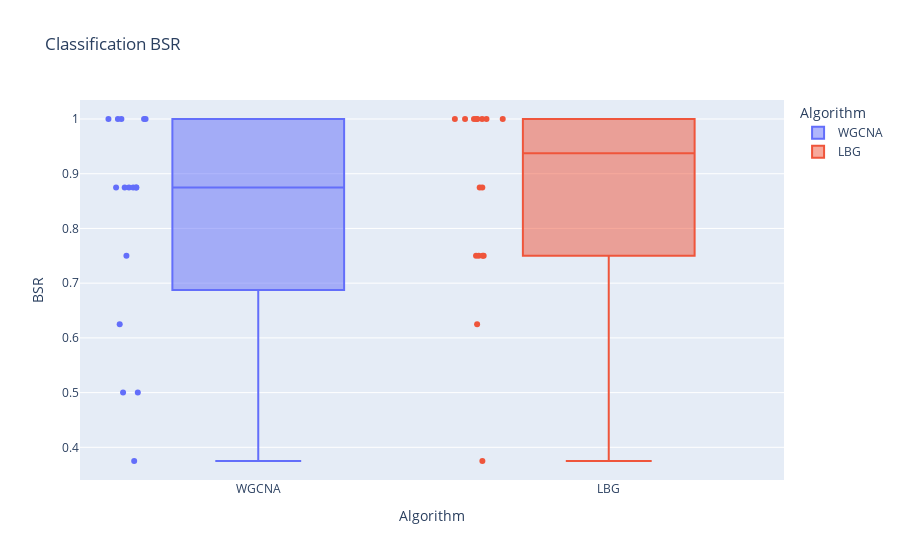

The cell this chart's notebook holds for it:
### Code cell
px.box(svm_results, x = 'Algorithm', y = 'BSR', color = 'Algorithm', points= 'all', title = 'Classification BSR')

### Figure 1 — Plotly figure (JSON) as saved in the notebook; plotly's stock layout.template omitted (floating-point values rounded to 4 significant figures)
{"data": [{"alignmentgroup": "True", "boxpoints": "all", "hovertemplate": "Algorithm=%{x}<br>BSR=%{y}<extra></extra>", "legendgroup": "WGCNA", "marker": {"color": "#636efa"}, "name": "WGCNA", "notched": false, "offsetgroup": "WGCNA", "orientation": "v", "showlegend": true, "type": "box", "x": ["WGCNA", "WGCNA", "WGCNA", "WGCNA", "WGCNA", "WGCNA", "WGCNA", "WGCNA", "WGCNA", "WGCNA", "WGCNA", "WGCNA", "WGCNA", "WGCNA", "WGCNA", "WGCNA"], "x0": " ", "xaxis": "x", "y": [1, 0.5, 1, 1, 1, 0.875, 1, 0.5, 0.875, 0.875, 0.375, 0.625, 0.875, 0.75, 0.875, 0.875], "y0": " ", "yaxis": "y"}, {"alignmentgroup": "True", "boxpoints": "all", "hovertemplate": "Algorithm=%{x}<br>BSR=%{y}<extra></extra>", "legendgroup": "LBG", "marker": {"color": "#EF553B"}, "name": "LBG", "notched": false, "offsetgroup": "LBG", "orientation": "v", "showlegend": true, "type": "box", "x": ["LBG", "LBG", "LBG", "LBG", "LBG", "LBG", "LBG", "LBG", "LBG", "LBG", "LBG", "LBG", "LBG", "LBG", "LBG", "LBG"], "x0": " ", "xaxis": "x", "y": [1, 0.75, 0.875, 0.875, 1, 0.75, 0.625, 0.75, 1, 1, 0.75, 0.375, 1, 1, 1, 1], "y0": " ", "yaxis": "y"}], "layout": {"boxmode": "overlay", "legend": {"title": {"text": "Algorithm"}, "tracegroupgap": 0}, "title": {"text": "Classification BSR"}, "xaxis": {"anchor": "y", "categoryarray": ["WGCNA", "LBG"], "categoryorder": "array", "domain": [0, 1], "title": {"text": "Algorithm"}}, "yaxis": {"anchor": "x", "domain": [0, 1], "title": {"text": "BSR"}}}}
